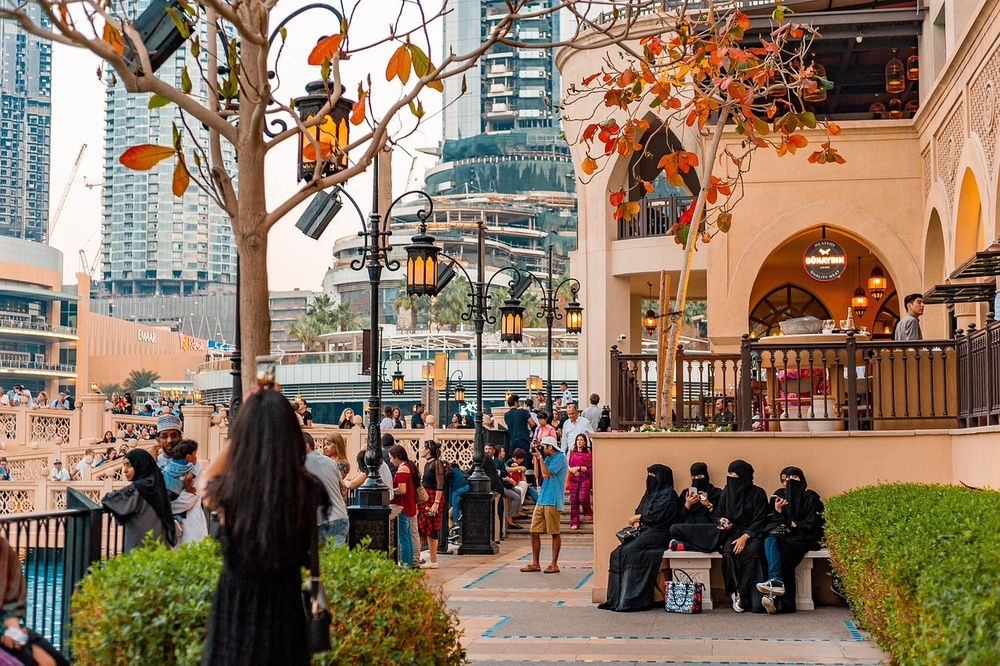
#> input picture photos/pic4.jpg, 1000 x 666 px, shrunk from 1280 x 852 before the run
$ python histogram.py
#> lines starting #> are read from the running program, lines starting #| are printed output that depends on the picture; after the words box and inside, x2 and y2 are one past the last pixel; in counts of white or black regions, pixels touching at a corner belong together
import cv2 as cv
import matplotlib.pyplot as plt
import numpy as np
# read images
img=cv.imread('photos/pic4.jpg')
#> img is the input picture: shape (666, 1000, 3); mean B, G, R 99.9, 120.6, 140.7

cv.imshow('Cat',img)


gray =cv.cvtColor(img,cv.COLOR_BGR2GRAY)
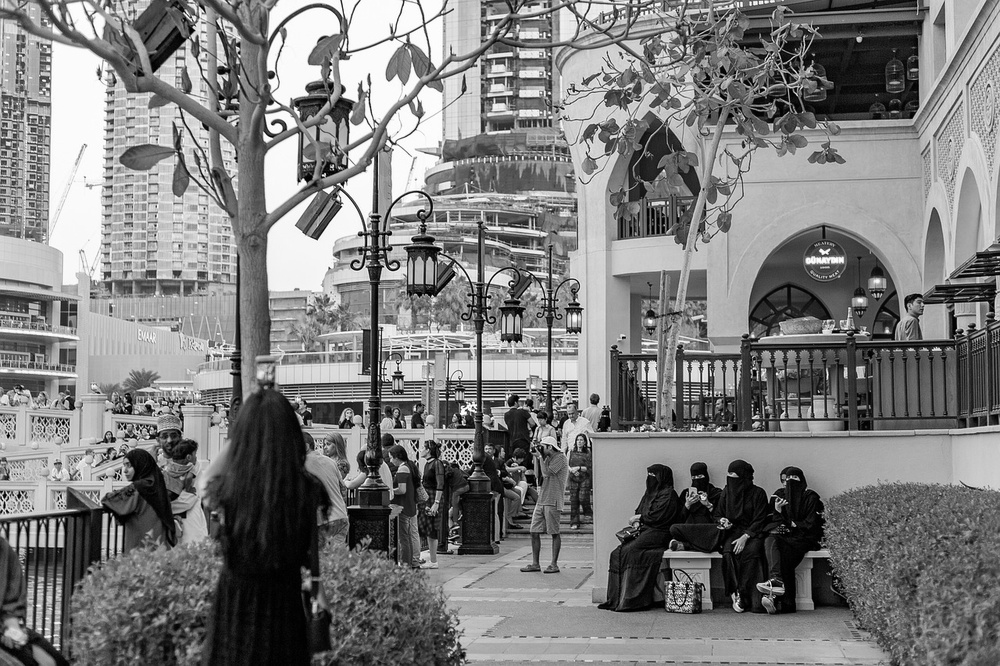
#> gray: shape (666, 1000); min 0, max 255, mean 124.2
cv.imshow('Grey',gray)

blank =np.zeros(img.shape[:2], dtype='uint8')


circle =cv.circle(blank, (img.shape[1]//2, img.shape[0]//2),100,255,-1)
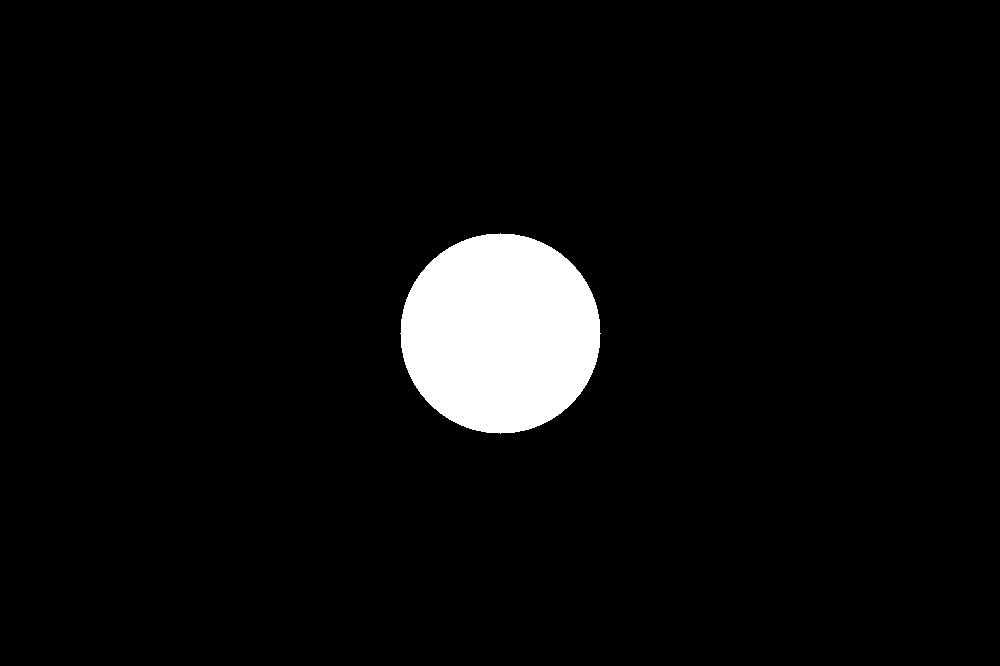
#> blank: shape (666, 1000); 4.7% white; 1 white region, box (x1, y1, x2, y2) and area: (400, 233, 601, 434) 31417
mask =cv.bitwise_and(gray,gray,mask=circle)
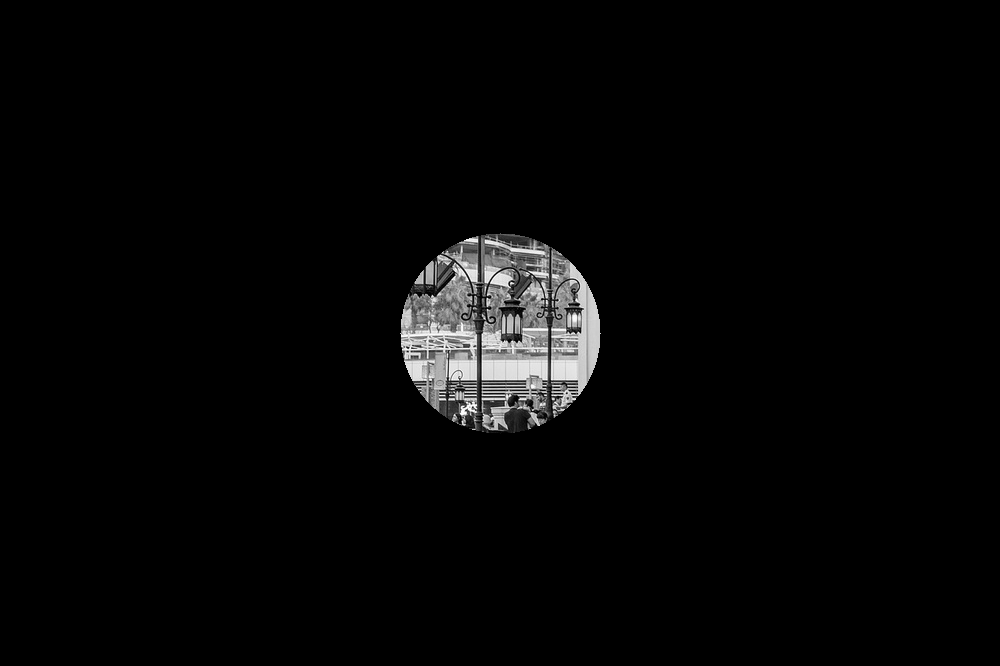
#> mask: shape (666, 1000); min 0, max 255, mean 6.4

cv.imshow('Mask',mask)

# G ray scale Histogram
gray_hist =cv.calcHist([gray],[0],mask,[256],[0,256])
#> gray_hist = 256 values, max 332 at index 224, min 0 at index 0, mean 122.6
plt.figure()
plt.title('Grayscale Histogram')
plt.xlabel('Bins')
plt.ylabel('# of pixels')
plt.plot(gray_hist)
plt.xlim([0,256])
plt.show()
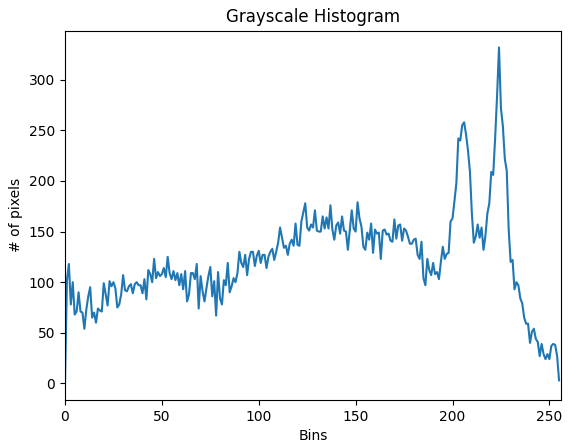
#> figure drawn by matplotlib, 1 panel; curve peaks at x = 224, y = 332

cv.waitKey(0)

$ run again, with photos/pic2.jpg copied over photos/pic4.jpg
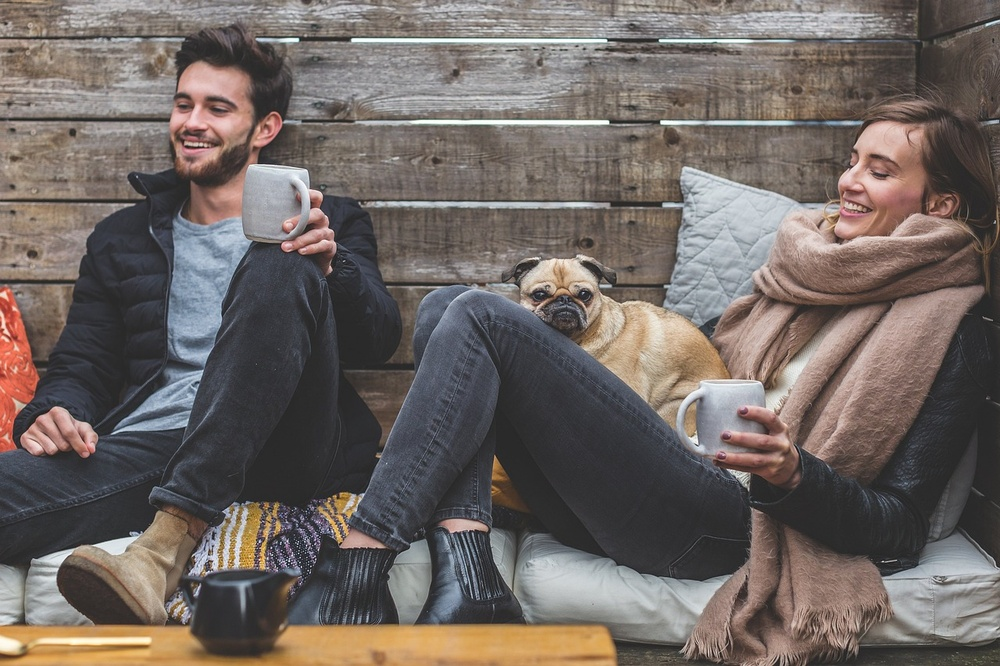
#> input picture photos/pic2.jpg, 1000 x 666 px, shrunk from 1280 x 853 before the run
#> img is the input picture: shape (666, 1000, 3); mean B, G, R 98.6, 102.9, 111.9
#> blank: shape (666, 1000); 4.7% white; 1 white region, box (x1, y1, x2, y2) and area: (400, 233, 601, 434) 31417
#> `mask =cv.bitwise_and(gray,gray,mask=circle)`:
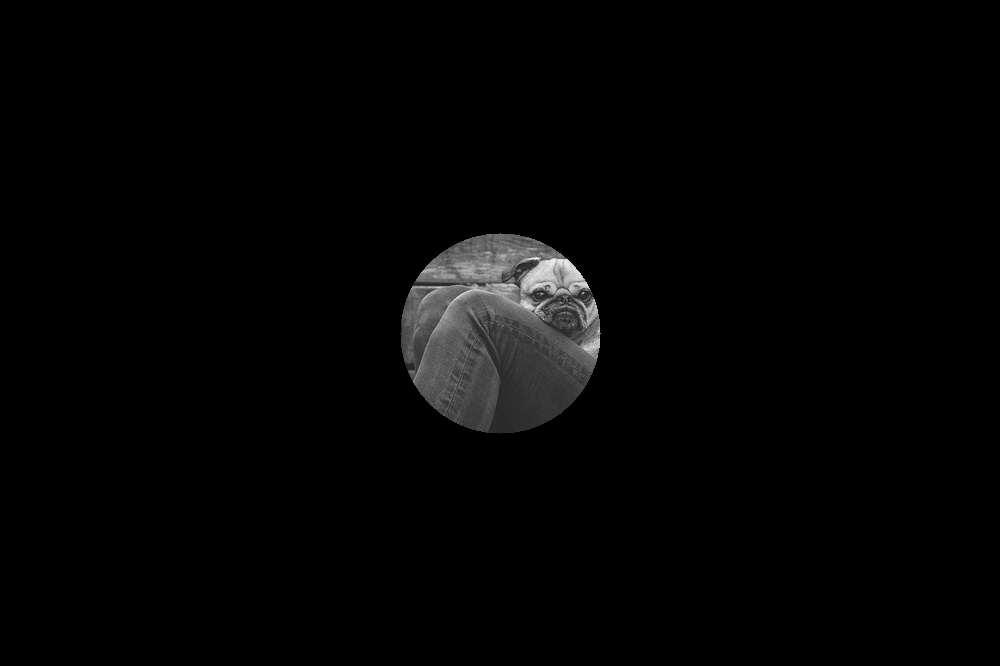
#> mask: shape (666, 1000); min 0, max 250, mean 4.3
#> gray_hist = 256 values, max 478 at index 55, min 0 at index 0, mean 122.7
#> `plt.show()`:
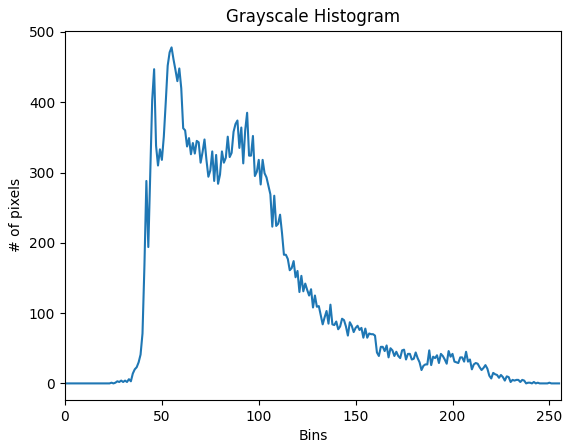
#> figure drawn by matplotlib, 1 panel; curve peaks at x = 55, y = 478

$ run again, with photos/pic3.jpg copied over photos/pic4.jpg
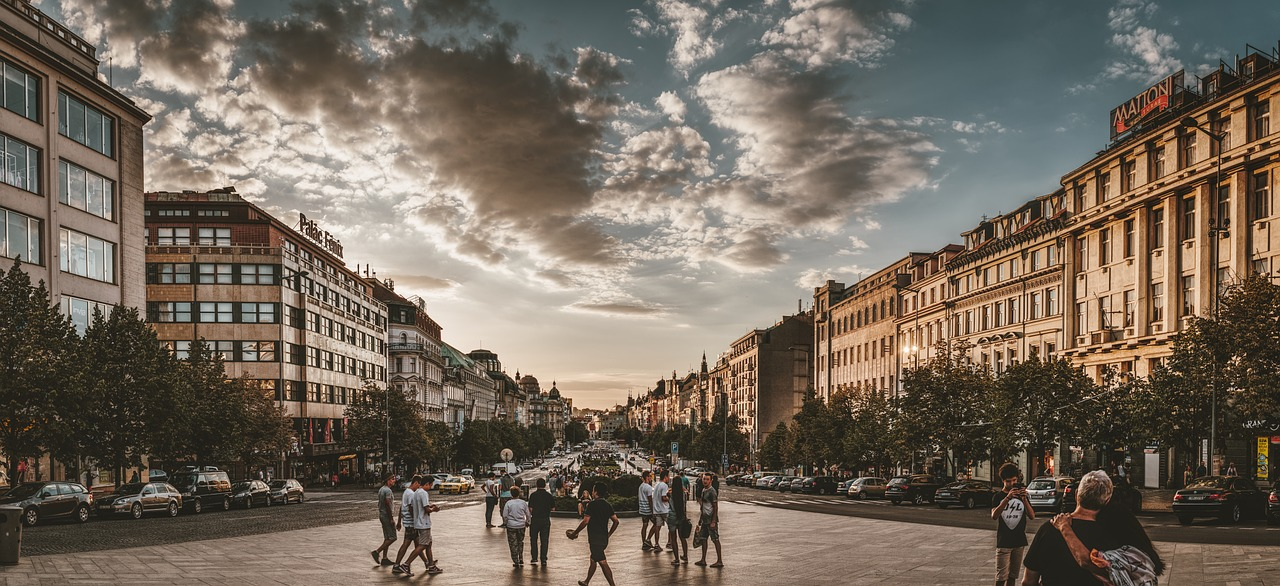
#> input picture photos/pic3.jpg, 1280 x 586 px
#> img is the input picture: shape (586, 1280, 3); mean B, G, R 92, 104.6, 115.7
#> `circle =cv.circle(blank, (img.shape[1]//2, img.shape[0]//2),100,255,-1)`:
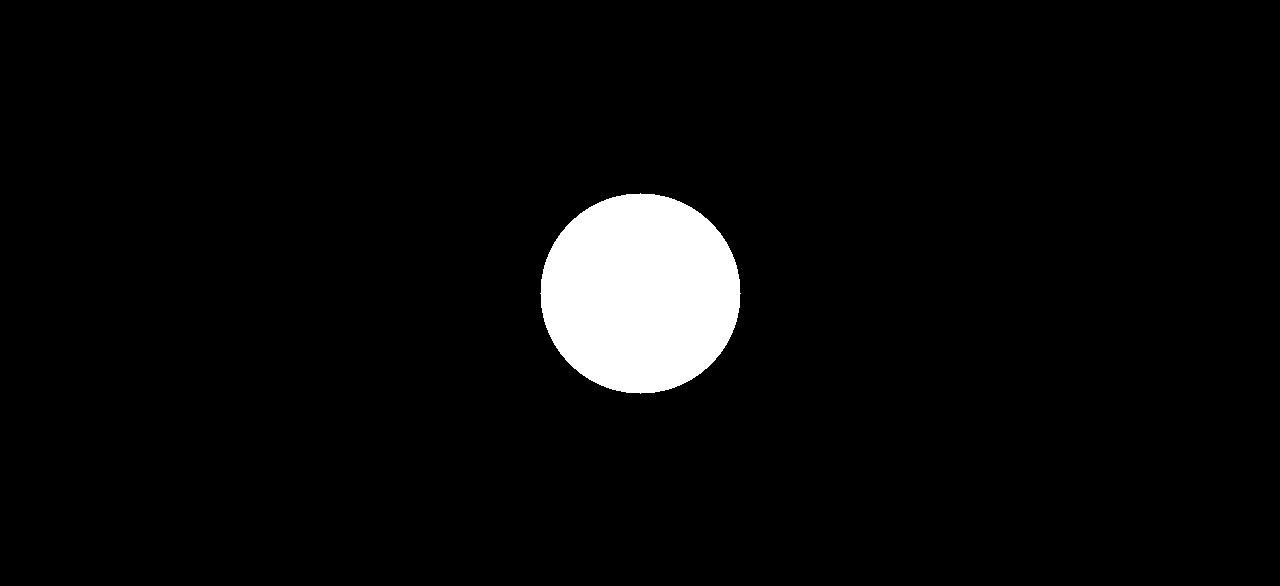
#> blank: shape (586, 1280); 4.2% white; 1 white region, box (x1, y1, x2, y2) and area: (540, 193, 741, 394) 31417
#> gray_hist = 256 values, max 1406 at index 187, min 0 at index 0, mean 122.7
#> `plt.show()`:
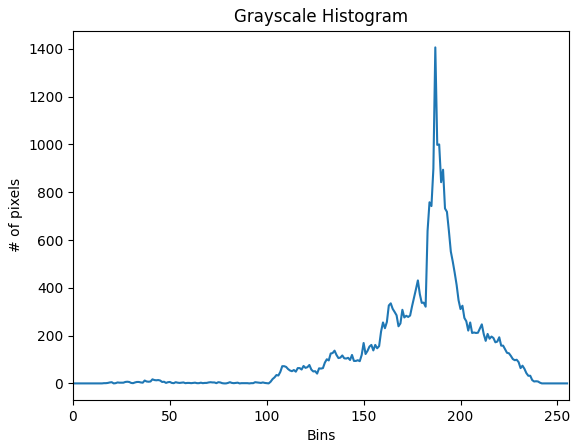
#> figure drawn by matplotlib, 1 panel; curve peaks at x = 187, y = 1406

$ run again, with photos/people1.jfif saved as photos/pic4.jpg
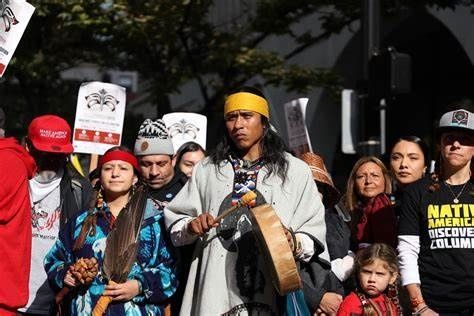
#> input picture photos/people1.jfif, 474 x 316 px
#> img is the input picture: shape (316, 474, 3); mean B, G, R 63.5, 67.5, 83.2
#> `circle =cv.circle(blank, (img.shape[1]//2, img.shape[0]//2),100,255,-1)`:
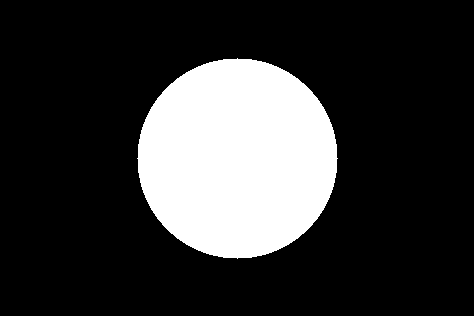
#> blank: shape (316, 474); 21% white; 1 white region, box (x1, y1, x2, y2) and area: (137, 58, 338, 259) 31417
#> gray_hist = 256 values, max 485 at index 8, min 0 at index 0, mean 122.4
#> `plt.show()`:
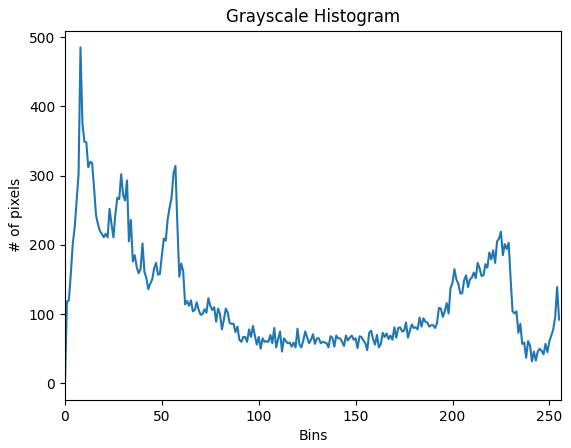
#> figure drawn by matplotlib, 1 panel; curve peaks at x = 8, y = 485
